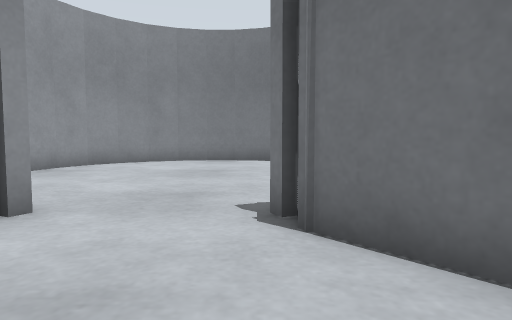
View 1 (above)

15 first-person views from a walk through a world built for the Gazebo simulator. The camera is 0.5 m above the floor, tilts 4° down and sees 70° across. The floor is counted in squares, 0.5 m on a side. Each view is taken from the middle of a square. On the plan, view 1 faces up. The plan holds only what a view shows up to about 13 squares ahead; the rest is blank. Robots are left out.

View 2
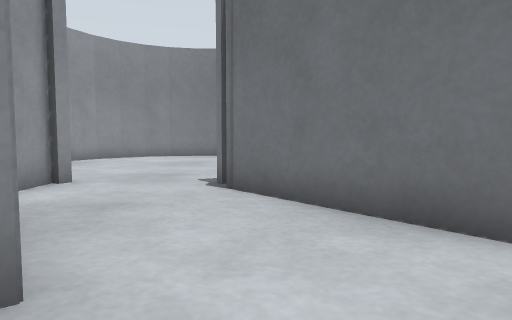

View 3
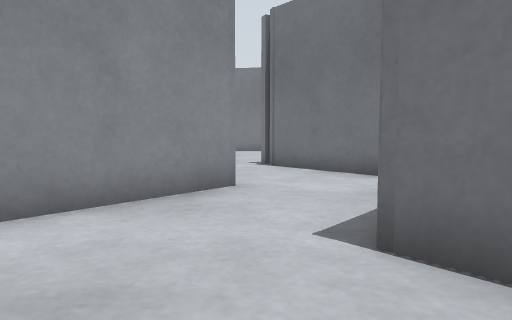

View 4
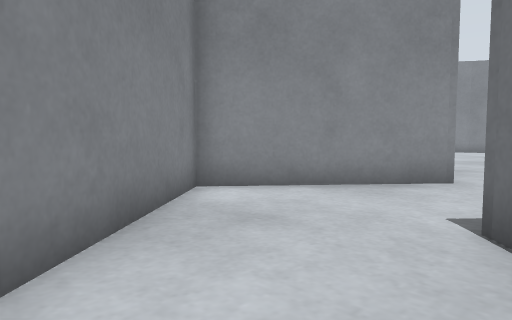

View 5
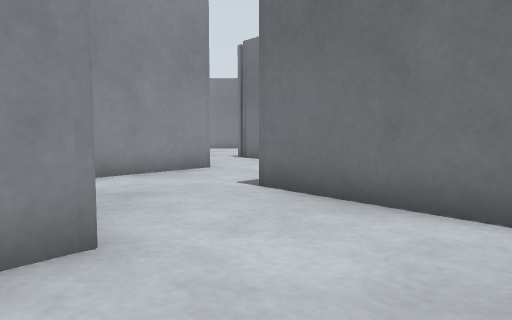

View 6
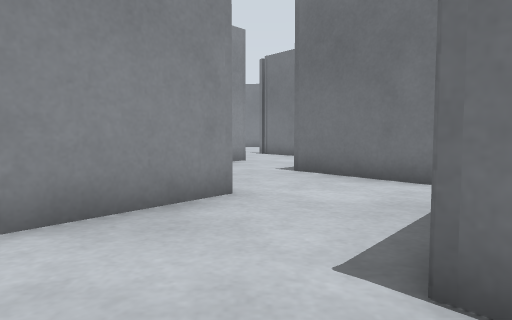

View 7
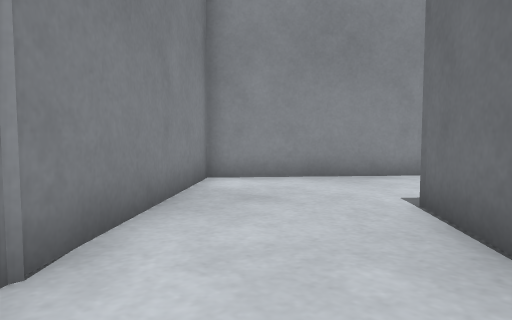

View 8
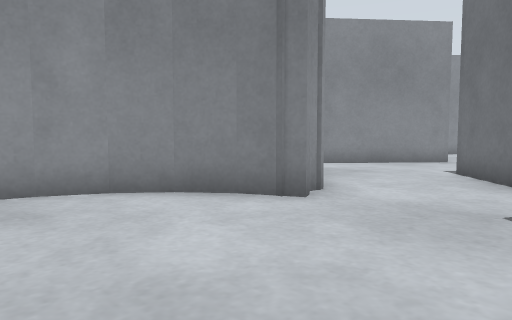

View 9
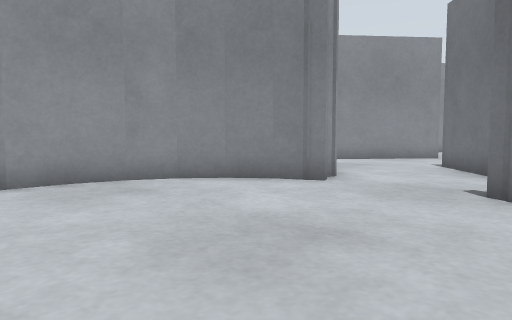

View 10
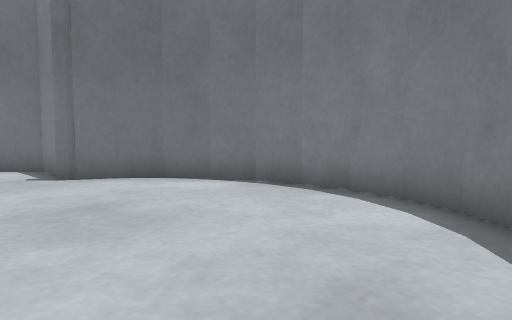

View 11
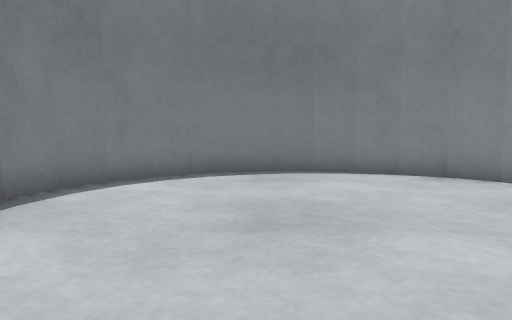

View 12
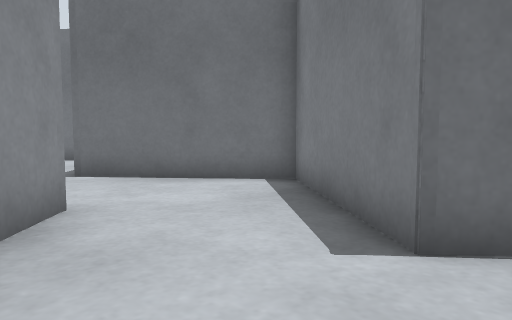

View 13
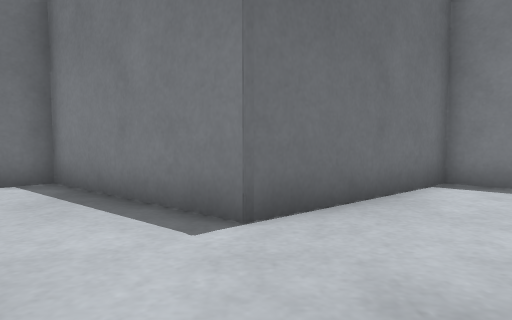

View 14
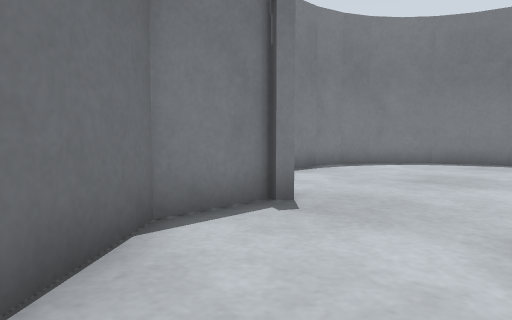

View 15
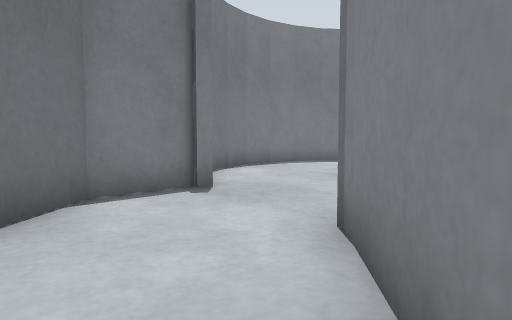

### Floor plan
Ten units are one square. View 1 is at (0, 0); x grows to the right and y downward. Boxes are objects, and circles mark ways between rooms. Rooms are numbered by the first view taken in them; rooms with no view inside come last. Other rooms are left out.
<svg viewBox="-43 -26 123 316">
<path fill="none" stroke="#000" d="M-3 8 -13 19M28 28 44 9 19 -21M19 59 11 49 28 28M-13 19 -38 49 -6 87M24 113 44 89 19 59M29 150 11 128 24 113M-3 88 -38 128 2 176M38 175 38 161 29 150"/>
<rect x="-35" y="245" width="10" height="10" fill="#bbb"><title>grey box</title></rect>
<rect x="-35" y="225" width="10" height="20" fill="#bbb"><title>grey box</title></rect>
<rect x="-35" y="205" width="10" height="20" fill="#bbb"><title>grey box</title></rect>
<rect x="-25" y="265" width="20" height="10" fill="#bbb"><title>grey box</title></rect>
<rect x="-25" y="255" width="10" height="10" fill="#bbb"><title>grey box</title></rect>
<rect x="-25" y="245" width="10" height="10" fill="#bbb"><title>grey box</title></rect>
<rect x="-25" y="205" width="10" height="10" fill="#bbb"><title>grey box</title></rect>
<rect x="-25" y="185" width="10" height="20" fill="#bbb"><title>grey box</title></rect>
<rect x="-15" y="185" width="10" height="10" fill="#bbb"><title>grey box</title></rect>
<rect x="-5" y="275" width="20" height="10" fill="#bbb"><title>grey box</title></rect>
<rect x="-5" y="265" width="10" height="10" fill="#bbb"><title>grey box</title></rect>
<rect x="-5" y="185" width="10" height="10" fill="#bbb"><title>grey box</title></rect>
<rect x="-5" y="175" width="10" height="10" fill="#bbb"><title>grey box</title></rect>
<rect x="15" y="275" width="10" height="10" fill="#bbb"><title>grey box</title></rect>
<rect x="25" y="275" width="20" height="10" fill="#bbb"><title>grey box</title></rect>
<rect x="35" y="265" width="10" height="10" fill="#bbb"><title>grey box</title></rect>
<rect x="35" y="175" width="10" height="20" fill="#bbb"><title>grey box</title></rect>
<rect x="45" y="265" width="10" height="10" fill="#bbb"><title>grey box</title></rect>
<rect x="45" y="185" width="20" height="10" fill="#bbb"><title>grey box</title></rect>
<rect x="55" y="255" width="10" height="20" fill="#bbb"><title>grey box</title></rect>
<rect x="55" y="245" width="10" height="10" fill="#bbb"><title>grey box</title></rect>
<rect x="55" y="205" width="10" height="10" fill="#bbb"><title>grey box</title></rect>
<rect x="55" y="195" width="10" height="10" fill="#bbb"><title>grey box</title></rect>
<rect x="65" y="235" width="10" height="20" fill="#bbb"><title>grey box</title></rect>
<rect x="65" y="225" width="10" height="10" fill="#bbb"><title>grey box</title></rect>
<rect x="65" y="205" width="10" height="20" fill="#bbb"><title>grey box</title></rect>
<circle cx="10" cy="30" r="3" fill="#2a7"/>
<circle cx="5" cy="65" r="3" fill="#2a7"/>
<circle cx="5" cy="105" r="3" fill="#2a7"/>
<circle cx="15" cy="165" r="3" fill="#2a7"/>
<text x="10" y="10">1</text>
<text x="0" y="50">2</text>
<text x="10" y="80">3</text>
<text x="0" y="130">4</text>
<text x="20" y="180">5</text>
</svg>
Room 1 opens to room 2. Room 2 opens to room 3. Room 3 opens to room 4. Room 4 opens to room 5.

Where each view was taken, in squares from view 1:
view 1: 0 up, 0 right, facing up
view 2: 3 down, 1 right, facing up
view 3: 8 down, 0 right, facing up
view 4: 9 down, 2 right, facing up-left
view 5: 12 down, 1 right, facing up
view 6: 15 down, 0 right, facing up
view 7: 18 down, 3 right, facing up-left
view 8: 23 down, 4 right, facing up-left
view 9: 25 down, 5 right, facing up-left
view 10: 27 down, 1 right, facing up-right
view 11: 18 down, 3 right, facing down
view 12: 14 down, 2 left, facing up-right
view 13: 5 down, 3 left, facing right
view 14: 14 down, 0 right, facing down-right
view 15: 14 down, 2 left, facing down-right
